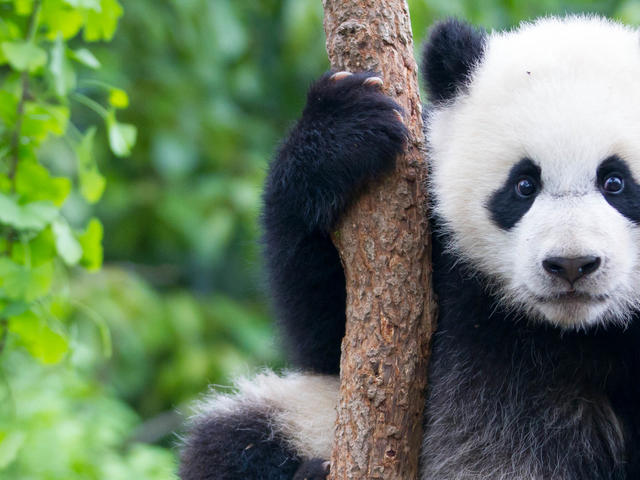
#> input picture Resources/panda.jpg, 640 x 480 px, found by its file name
$ python chap7.py
#> lines starting #> are read from the running program, lines starting #| are printed output that depends on the picture; after the words box and inside, x2 and y2 are one past the last pixel; in counts of white or black regions, pixels touching at a corner belong together
#Color detection
import cv2
import numpy as np

def empty(a):
    pass

path = "Resources\panda.jpg"
cv2.namedWindow("TrackBars")
cv2.resizeWindow("TrackBars", 640,240)
cv2.createTrackbar("Hue Min", "TrackBars", 0, 179, empty)
cv2.createTrackbar("Hue Max", "TrackBars", 179, 179, empty)
cv2.createTrackbar("Sat Min", "TrackBars", 0, 255, empty)
cv2.createTrackbar("Sat Max", "TrackBars", 50, 255, empty)
cv2.createTrackbar("Val Min", "TrackBars", 70, 255, empty)
cv2.createTrackbar("Val Max", "TrackBars", 255, 255, empty)

while True:
    img = cv2.imread(path)
#> img is the input picture: shape (480, 640, 3); mean B, G, R 96.4, 124.2, 104.9
    imgHSV = cv2.cvtColor(img, cv2.COLOR_BGR2HSV)
#> imgHSV: shape (480, 640, 3); mean H, S, V 71.4, 95.4, 130.9
    h_min = cv2.getTrackbarPos("Hue Min", "TrackBars")
    h_max = cv2.getTrackbarPos("Hue Max", "TrackBars")
    s_min = cv2.getTrackbarPos("Sat Min", "TrackBars")
    s_max = cv2.getTrackbarPos("Sat Max", "TrackBars")
    v_min = cv2.getTrackbarPos("Val Min", "TrackBars")
    v_max = cv2.getTrackbarPos("Val Max", "TrackBars")

    lower = np.array([h_min,s_min,v_min])
    upper = np.array([h_max,s_max,v_max])
    mask = cv2.inRange(imgHSV, lower, upper)
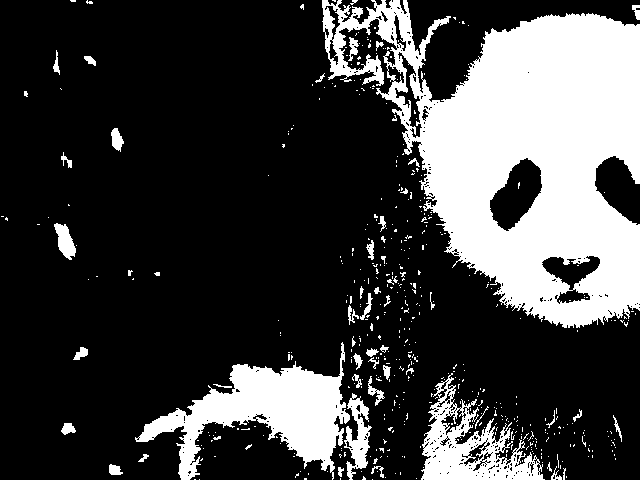
#> mask: shape (480, 640); 25% white; 505 white regions (456 under 20 px), largest, box (x1, y1, x2, y2) and area: (322, 0, 640, 328) 55028, (135, 342, 350, 480) 10967, (421, 373, 545, 480) 5125
    print(mask)
#> (printed output is left out)
    imgResult = cv2.bitwise_and(img,img,mask=mask)
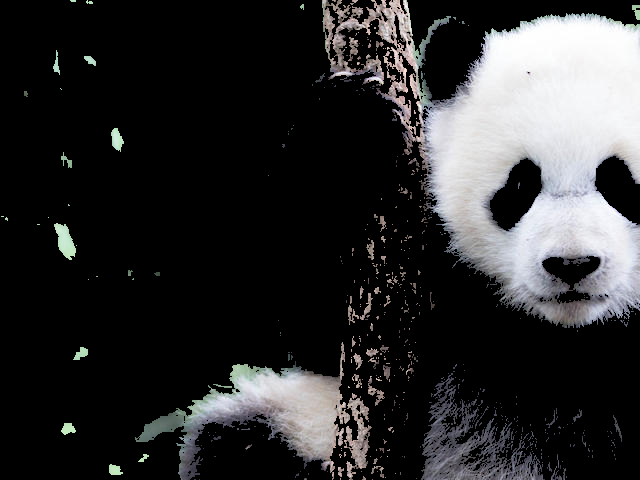
#> imgResult: shape (480, 640, 3); mean B, G, R 47, 46.2, 46.3

    cv2.imshow("Image", imgHSV)
    cv2.imshow("Mask", mask)
    cv2.imshow("Image Result", imgResult)

    if cv2.waitKey(3000) & 0xFF == ord("q"):
#> (key q is pressed here)
        break
